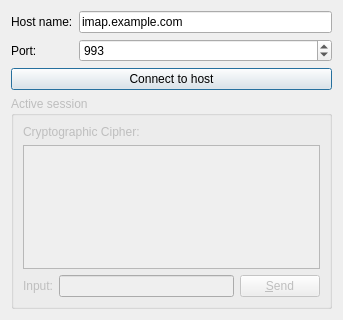
<ui version="4.0" >
 <class>Form</class>
 <widget class="QWidget" name="Form" >
  <property name="geometry" >
   <rect>
    <x>0</x>
    <y>0</y>
    <width>343</width>
    <height>320</height>
   </rect>
  </property>
  <property name="windowTitle" >
   <string>Secure Socket Client</string>
  </property>
  <layout class="QVBoxLayout" >
   <item>
    <layout class="QGridLayout" >
     <item row="0" column="0" >
      <widget class="QLabel" name="hostNameLabel" >
       <property name="text" >
        <string>Host name:</string>
       </property>
      </widget>
     </item>
     <item row="0" column="1" >
      <widget class="QLineEdit" name="hostNameEdit" >
       <property name="text" >
        <string>imap.example.com</string>
       </property>
      </widget>
     </item>
     <item row="1" column="0" >
      <widget class="QLabel" name="portLabel" >
       <property name="text" >
        <string>Port:</string>
       </property>
      </widget>
     </item>
     <item row="1" column="1" >
      <widget class="QSpinBox" name="portBox" >
       <property name="minimum" >
        <number>1</number>
       </property>
       <property name="maximum" >
        <number>65535</number>
       </property>
       <property name="value" >
        <number>993</number>
       </property>
      </widget>
     </item>
    </layout>
   </item>
   <item>
    <widget class="QPushButton" name="connectButton" >
     <property name="enabled" >
      <bool>true</bool>
     </property>
     <property name="text" >
      <string>Connect to host</string>
     </property>
     <property name="default" >
      <bool>true</bool>
     </property>
    </widget>
   </item>
   <item>
    <widget class="QGroupBox" name="sessionBox" >
     <property name="enabled" >
      <bool>false</bool>
     </property>
     <property name="title" >
      <string>Active session</string>
     </property>
     <layout class="QVBoxLayout" >
      <item>
       <layout class="QHBoxLayout" >
        <item>
         <widget class="QLabel" name="cipherText" >
          <property name="text" >
           <string>Cryptographic Cipher:</string>
          </property>
         </widget>
        </item>
        <item>
         <widget class="QLabel" name="cipherLabel" >
          <property name="text" >
           <string>&lt;none></string>
          </property>
          <property name="alignment" >
           <set>Qt::AlignRight|Qt::AlignTrailing|Qt::AlignVCenter</set>
          </property>
         </widget>
        </item>
       </layout>
      </item>
      <item>
       <widget class="QTextEdit" name="sessionOutput" >
        <property name="enabled" >
         <bool>false</bool>
        </property>
        <property name="focusPolicy" >
         <enum>Qt::NoFocus</enum>
        </property>
        <property name="readOnly" >
         <bool>true</bool>
        </property>
        <property name="html" >
         <string>&lt;html>&lt;head>&lt;meta name="qrichtext" content="1" />&lt;style type="text/css">
p, li { white-space: pre-wrap; }
&lt;/style>&lt;/head>&lt;body style=" font-family:'Sans Serif'; font-size:9pt; font-weight:400; font-style:normal;">
&lt;p style="-qt-paragraph-type:empty; margin-top:0px; margin-bottom:0px; margin-left:0px; margin-right:0px; -qt-block-indent:0; text-indent:0px;">&lt;/p>&lt;/body>&lt;/html></string>
        </property>
       </widget>
      </item>
      <item>
       <layout class="QHBoxLayout" >
        <item>
         <widget class="QLabel" name="sessionInputLabel" >
          <property name="text" >
           <string>Input:</string>
          </property>
         </widget>
        </item>
        <item>
         <widget class="QLineEdit" name="sessionInput" >
          <property name="enabled" >
           <bool>false</bool>
          </property>
         </widget>
        </item>
        <item>
         <widget class="QPushButton" name="sendButton" >
          <property name="enabled" >
           <bool>false</bool>
          </property>
          <property name="focusPolicy" >
           <enum>Qt::TabFocus</enum>
          </property>
          <property name="text" >
           <string>&amp;Send</string>
          </property>
          <property name="default" >
           <bool>true</bool>
          </property>
         </widget>
        </item>
       </layout>
      </item>
     </layout>
    </widget>
   </item>
  </layout>
 </widget>
 <resources/>
 <connections>
  <connection>
   <sender>hostNameEdit</sender>
   <signal>returnPressed()</signal>
   <receiver>connectButton</receiver>
   <slot>animateClick()</slot>
   <hints>
    <hint type="sourcelabel" >
     <x>126</x>
     <y>20</y>
    </hint>
    <hint type="destinationlabel" >
     <x>142</x>
     <y>78</y>
    </hint>
   </hints>
  </connection>
  <connection>
   <sender>sessionInput</sender>
   <signal>returnPressed()</signal>
   <receiver>sendButton</receiver>
   <slot>animateClick()</slot>
   <hints>
    <hint type="sourcelabel" >
     <x>142</x>
     <y>241</y>
    </hint>
    <hint type="destinationlabel" >
     <x>297</x>
     <y>234</y>
    </hint>
   </hints>
  </connection>
 </connections>
</ui>
